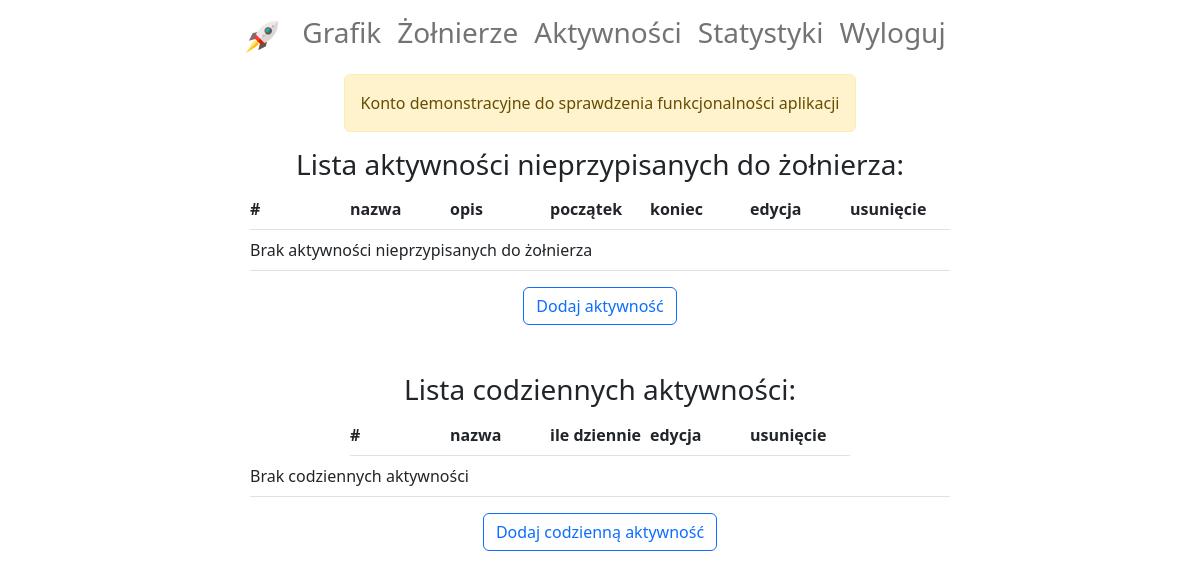
The page /activity-unassigned-and-everyday-list/ (signed in) on the database as committed earlier.
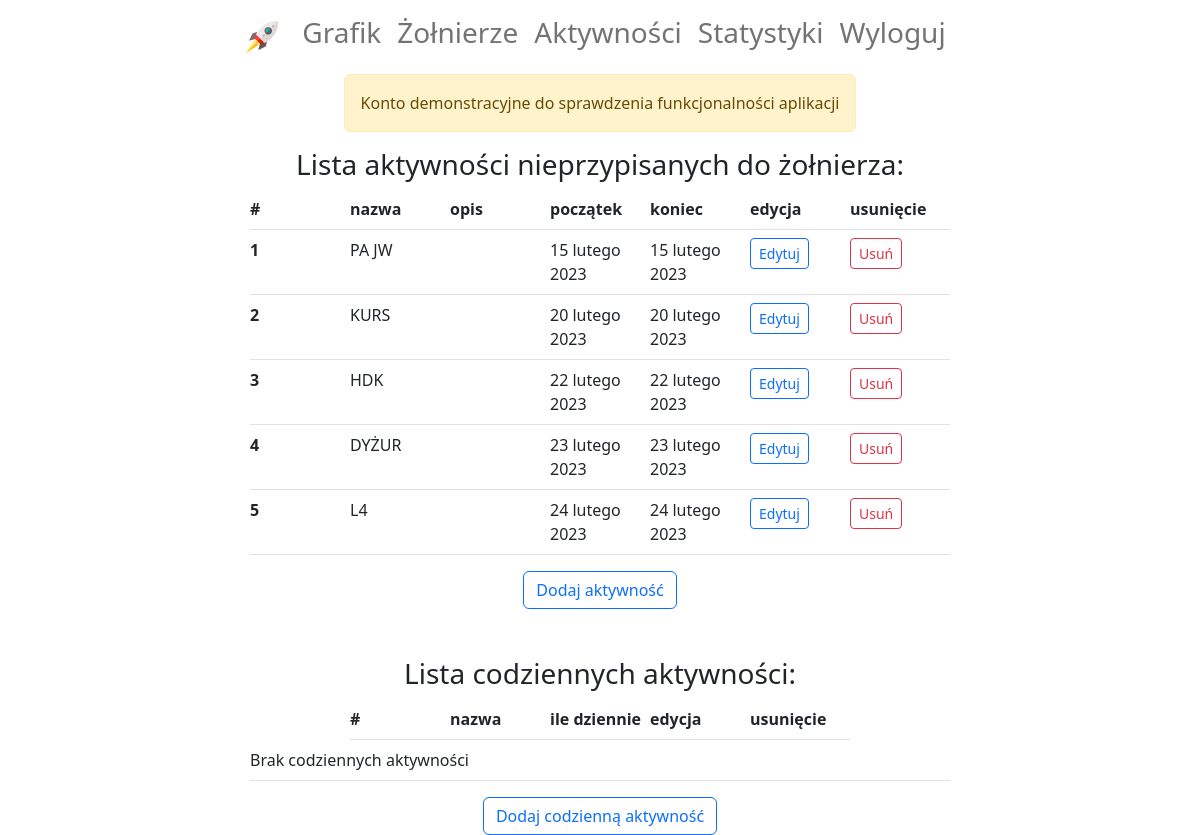
The same page on the database as committed later.
### diagram/models.py (models this page shows, shortened)
class Activity(models.Model):
    soldier = models.ForeignKey(Soldier, on_delete=models.SET_NULL, null=True, blank=True, verbose_name='żołnierz')
    name = models.CharField(max_length=30, choices=sorted(ACTIVITY_NAMES, key=lambda x: x[1].lower()),
                            verbose_name='nazwa')
    description = models.CharField(max_length=200, default='', blank=True, verbose_name='opis')
    start_date = models.DateField(verbose_name='data rozpoczęcia')
    end_date = models.DateField(verbose_name='data zakończenia', blank=True)
    subdivision = models.ForeignKey(Subdivision, on_delete=models.SET_NULL, null=True, blank=True,
                                    verbose_name='pododdział')
    demo = models.BooleanField(default=False)

### diagram/views.py (the view)
# urls.py: path('activity-unassigned-and-everyday-list/', ActivityUnassignedAndEverydayList.as_view(),
class ActivityUnassignedAndEverydayList(LoginRequiredMixin, generic.View):
    def get(self, request):
        context = {
            'unassigned_activities': Activity.objects.filter(subdivision=self.request.user.subdivision, soldier=None),
            'everyday_activities': EverydayActivity.objects.filter(subdivision=self.request.user.subdivision)
        }
        return render(request, 'diagram/activity_unassigned_and_everyday_list.html', context)

### diagram/templates/diagram/activity_unassigned_and_everyday_list.html
{% extends 'account/base.html' %}
{% load crispy_forms_filters %}
{% block content %}
    <div class="d-flex flex-column align-items-center">
        <h3>Lista aktywności nieprzypisanych do żołnierza:</h3>
        <table class="table">
            <thead>
            <tr class="d-flex justify-content-center">
                <th class="col col-md-1 px-0" scope="col">#</th>
                <th class="col col-md-1 px-0" scope="col">nazwa</th>
                <th class="col col-md-1 px-0" scope="col">opis</th>
                <th class="col col-md-1 px-0" scope="col">początek</th>
                <th class="col col-md-1 px-0" scope="col">koniec</th>
                <th class="col col-md-1 px-0" scope="col">edycja</th>
                <th class="col col-md-1 px-0" scope="col">usunięcie</th>
            </tr>
            </thead>
            <tbody>
            {% for activity in unassigned_activities %}
                <tr class="d-flex justify-content-center">
                    <th class="col col-md-1 px-0" scope="row">{{ forloop.counter }}</th>
                    <td class="col col-md-1 px-0">{{ activity.name }}</td>
                    <td class="col col-md-1 px-0">{{ activity.description }}</td>
                    <td class="col col-md-1 px-0">{{ activity.start_date }}</td>
                    <td class="col col-md-1 px-0">{{ activity.end_date }}</td>
                    <td class="col col-md-1 px-0">
                        <a href="{% url 'activity-update' activity.pk %}">
                            <button class="btn btn-outline-primary btn-sm">Edytuj</button>
                        </a>
                    </td>
                    <td class="col col-md-1 px-0">
                        <a href="{% url 'activity-delete' activity.pk %}">
                            <button class="btn btn-outline-danger btn-sm">Usuń</button>
                        </a>
                    </td>
                </tr>
            {% empty %}
                <tr class="d-flex justify-content-center">
                    <td class="col col-md-7 px-0">Brak aktywności nieprzypisanych do żołnierza</td>
                </tr>
            {% endfor %}
            </tbody>
        </table>
        <a class="mt-0" href="{% url 'activity-create' %}">
            <button class="btn btn-outline-primary">Dodaj aktywność</button>
        </a>
    </div>
    <div class="d-flex flex-column align-items-center mt-5">
        <h3>Lista codziennych aktywności:</h3>
        <table class="table">
            <thead>
            <tr class="d-flex justify-content-center">
                <th class="col col-md-1 px-0" scope="col">#</th>
                <th class="col col-md-1 px-0" scope="col">nazwa</th>
                <th class="col col-md-1 px-0" scope="col">ile dziennie</th>
                <th class="col col-md-1 px-0" scope="col">edycja</th>
                <th class="col col-md-1 px-0" scope="col">usunięcie</th>
            </tr>
            </thead>
            <tbody>
            {% for activity in everyday_activities %}
                <tr class="d-flex justify-content-center">
                    <th class="col col-md-1 px-0" scope="row">{{ forloop.counter }}</th>
                    <td class="col col-md-1 px-0">{{ activity.name }}</td>
                    <td class="col col-md-1 px-0">{{ activity.how_many }}</td>
                    <td class="col col-md-1 px-0">
                        <a href="{% url 'everyday-activity-update' activity.pk %}">
                            <button class="btn btn-outline-primary btn-sm">Edytuj</button>
                        </a>
                    </td>
                    <td class="col col-md-1 px-0">
                        <a href="{% url 'everyday-activity-delete' activity.pk %}">
                            <button class="btn btn-outline-danger btn-sm">Usuń</button>
                        </a>
                    </td>
                </tr>
            {% empty %}
                <tr class="d-flex justify-content-center">
                    <td class="col col-md-7 px-0">Brak codziennych aktywności</td>
                </tr>
            {% endfor %}
            </tbody>
        </table>
        <a class="mt-0" href="{% url 'everyday-activity-create' %}">
            <button class="btn btn-outline-primary">Dodaj codzienną aktywność</button>
        </a>
    </div>
{% endblock %}

### templates/account/base.html (shortened to what this page needs)
{% load guest_user %}
<!DOCTYPE html>
<html lang="en">
<head>
    <link href="https://cdn.jsdelivr.net/npm/bootstrap@5.2.3/dist/css/bootstrap.min.css" rel="stylesheet"
>
</head>
<body>
{% include 'navbar.html' %}
{% if user|is_guest_user %}
    <div class="d-flex flex-column align-items-center">
        <div class="alert alert-warning show" role="alert">
            Konto demonstracyjne do sprawdzenia funkcjonalności aplikacji
        </div>
    </div>
{% endif %}
{% block content %}
{% endblock %}
</body>
</html>

### templates/navbar.html (shortened to what this page needs)
{% load static %}
<div class="">
    <div class="d-flex justify-content-center">
        <nav class="navbar navbar-expand-sm">
            <div class="container-fluid">
                <a class="navbar-brand" href="{% url 'show-diagram' %}">
                    <img src="{% static 'icons/rocket.png' %}" height="32px"/>
                </a>
                <div class="collapse navbar-collapse" id="navbarSupportedContent">
                    <ul class="navbar-nav me-auto">
                        {% if request.user.is_authenticated %}
                            <li class="nav-item">
                                <a class="nav-link" aria-current="page" href="{% url 'show-diagram' %}"><h3>Grafik</h3></a>
                            </li>
                            <li class="nav-item">
                                <a class="nav-link" href="{% url 'soldier-list' %}"><h3>Żołnierze</h3></a>
                            </li>
                            <li class="nav-item">
                                <a class="nav-link" href="{% url 'activity-unassigned-and-everyday-list' %}"><h3>
                                    Aktywności</h3></a>
                            </li>
                            <li class="nav-item">
                                <a class="nav-link" href="{% url 'statistics' %}"><h3>Statystyki</h3></a>
                            </li>
                            {% if request.user.is_authenticated %}
                                <li class="nav-item">
                                    <a class="nav-link" href="{% url 'account_logout' %}"><h3>Wyloguj</h3></a>
                                </li>
                            {% else %}
                                <li class="nav-item">
                                    <a class="nav-link" href="{% url 'account_login' %}"><h3>Zaloguj</h3></a>
                                </li>
                            {% endif %}
                        {% else %}
                            <li class="nav-item">
                                <a class="nav-link" href="{% url 'show-diagram' %}"><h3>Grafik obecności dla dowódców i szefów pododdziałów</h3></a>
                            </li>
                        {% endif %}
                    </ul>
                </div>
            </div>
        </nav>
    </div>
</div>

Rows that differ between the two databases and show on the page:
added Activity: name "PA JW", start_date "15 lutego 2023", end_date "15 lutego 2023"
added Activity: name "KURS", start_date "20 lutego 2023", end_date "20 lutego 2023"
added Activity: name "HDK", start_date "22 lutego 2023", end_date "22 lutego 2023"
added Activity: name "DYŻUR", start_date "23 lutego 2023", end_date "23 lutego 2023"
added Activity: name "L4", start_date "24 lutego 2023", end_date "24 lutego 2023"
Other text that changed with them:
text no longer shown: "Brak aktywności nieprzypisanych do żołnierza"
